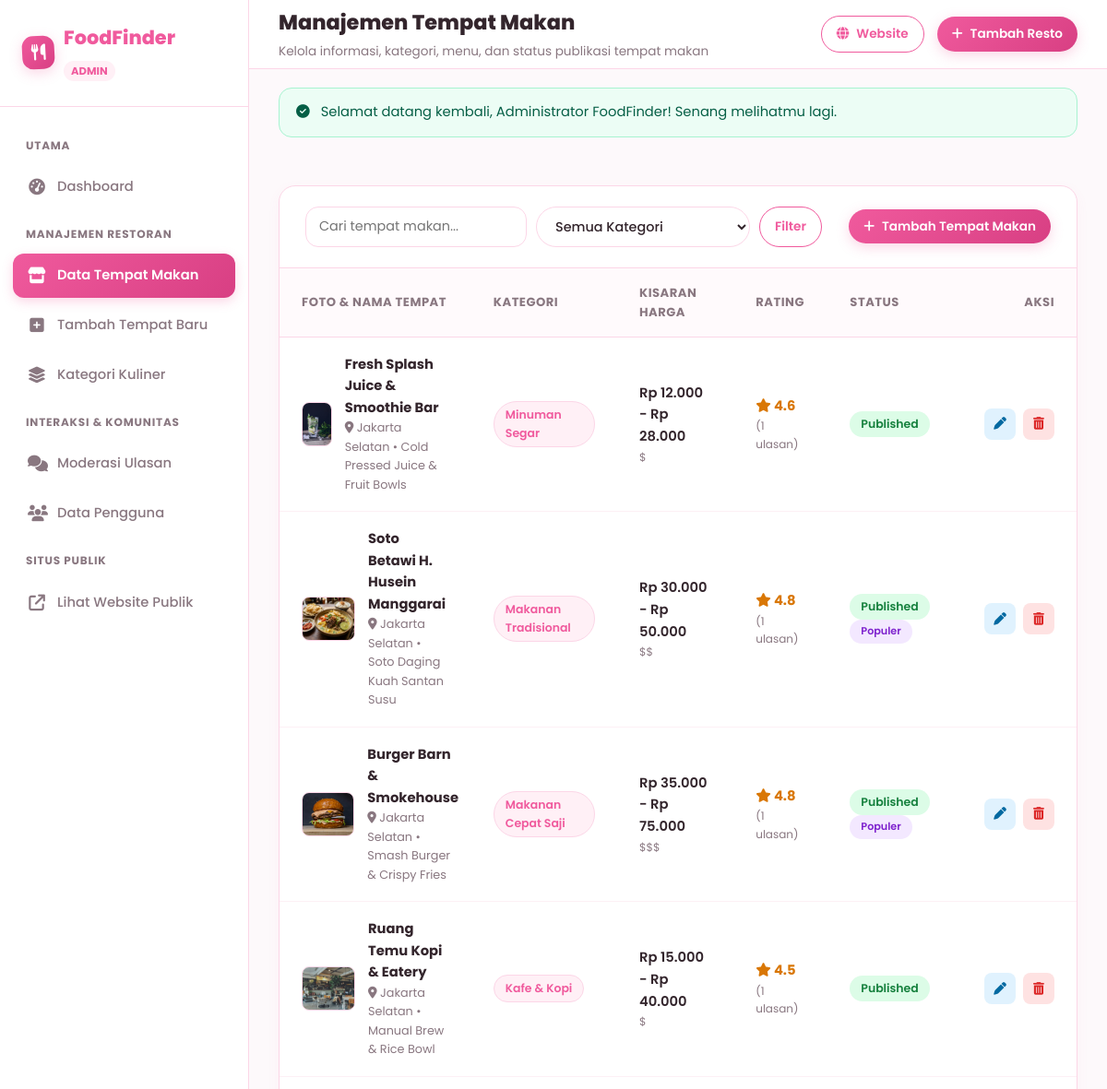
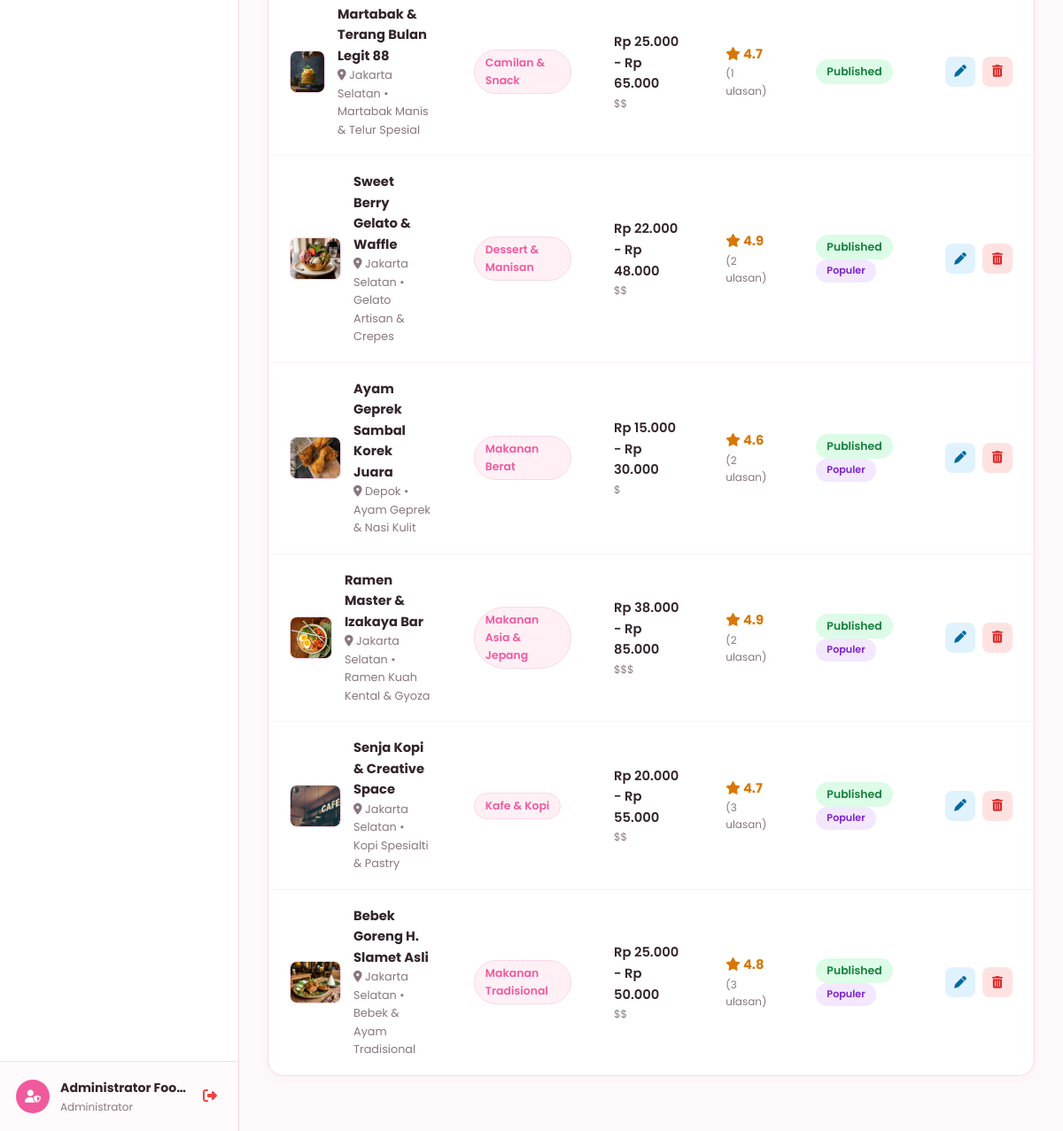
The page /admin/restaurants.php (signed in) on the database its author committed (2 pictures, top to bottom).
### tables this page shows
CREATE TABLE `restaurants` (
  `id` INT AUTO_INCREMENT PRIMARY KEY,
  `category_id` INT NOT NULL,
  `name` VARCHAR(150) NOT NULL,
  `slug` VARCHAR(150) NOT NULL UNIQUE,
  `food_type` VARCHAR(100) NOT NULL,
  `price_range` ENUM('$', '$$', '$$$', '$$$$') NOT NULL DEFAULT '$$',
  `price_min` INT NOT NULL DEFAULT 15000,
  `price_max` INT NOT NULL DEFAULT 50000,
  `rating` DECIMAL(2,1) NOT NULL DEFAULT 0.0,
  `total_reviews` INT NOT NULL DEFAULT 0,
  `address` TEXT NOT NULL,
  `city` VARCHAR(100) NOT NULL DEFAULT 'Jakarta Selatan',
  `gmaps_url` TEXT DEFAULT NULL,
  `opening_hours` VARCHAR(100) NOT NULL DEFAULT '10:00 - 22:00 WIB',
  `description` TEXT NOT NULL,
  `facilities` TEXT DEFAULT NULL,
  `atmosphere` VARCHAR(100) DEFAULT 'Santai',
  `image` VARCHAR(255) NOT NULL,
  `is_popular` TINYINT(1) NOT NULL DEFAULT 0,
  `is_recommended` TINYINT(1) NOT NULL DEFAULT 0,
  `status` ENUM('published', 'draft') NOT NULL DEFAULT 'published',
  `created_at` TIMESTAMP DEFAULT CURRENT_TIMESTAMP,
  `updated_at` TIMESTAMP DEFAULT CURRENT_TIMESTAMP ON UPDATE CURRENT_TIMESTAMP,
  CONSTRAINT `fk_restaurant_category` FOREIGN KEY (`category_id`) REFERENCES `categories` (`id`) ON DELETE RESTRICT ON UPDATE CASCADE
);

CREATE TABLE `categories` (
  `id` INT AUTO_INCREMENT PRIMARY KEY,
  `name` VARCHAR(100) NOT NULL,
  `slug` VARCHAR(100) NOT NULL UNIQUE,
  `icon` VARCHAR(100) NOT NULL DEFAULT 'fa-utensils',
  `image` VARCHAR(255) DEFAULT NULL,
  `description` TEXT DEFAULT NULL,
  `created_at` TIMESTAMP DEFAULT CURRENT_TIMESTAMP
);

### includes/functions.php (called while the page is built, shortened)
<?php
function e($value): string {
    return htmlspecialchars((string)($value ?? ''), ENT_QUOTES, 'UTF-8');
}
function format_rupiah($number): string {
    return 'Rp ' . number_format((float)$number, 0, ',', '.');
}
function get_restaurant_image(string $imageName = null): string {
    $uploadPath = __DIR__ . '/../uploads/restaurants/' . $imageName;
    if (file_exists($uploadPath)) {
        return BASE_URL . 'uploads/restaurants/' . $imageName;
    }
    return BASE_URL . 'assets/images/hero-food.jpg';
}

### admin/restaurants.php (the view, shortened to what this page needs)
<?php
require_once __DIR__ . '/auth_check.php';
$search = trim($_GET['q'] ?? '');
$sql = "
    SELECT r.*, c.name as category_name
    FROM restaurants r
    JOIN categories c ON r.category_id = c.id
    WHERE 1=1
";
$params = [];
$sql .= " ORDER BY r.id DESC";
$stmt = $pdo->prepare($sql);
$stmt->execute($params);
$restaurants = $stmt->fetchAll();
?>
<!DOCTYPE html>
<html lang="id">
<head>
  <link rel="stylesheet" href="https://cdnjs.cloudflare.com/ajax/libs/font-awesome/6.5.1/css/all.min.css">
  <link rel="stylesheet" href="<?= BASE_URL ?>assets/css/style.css">
  <link rel="stylesheet" href="<?= BASE_URL ?>assets/css/admin.css">
</head>
<body class="admin-body">
  <?php include __DIR__ . '/sidebar.php'; ?>
  <div class="admin-main">
    <?php include __DIR__ . '/topbar.php'; ?>
    <main class="admin-content">
      <div class="admin-panel">
        <div class="admin-panel-header">
          <form action="<?= BASE_URL ?>admin/restaurants.php" method="GET" style="display: flex; gap: 10px; flex-wrap: wrap;">
            <input
              type="text"
              name="q"
              value="<?= e($search) ?>"
              placeholder="Cari tempat makan..."
              class="form-control"
              style="width: 240px; padding: 8px 14px; font-size: 0.9rem;"
            >
            <select name="category" class="custom-select" style="font-size: 0.9rem;" onchange="this.form.submit()">
              <option value="0">Semua Kategori</option>
            </select>
            <button type="submit" class="btn btn-outline btn-sm">Filter</button>
          </form>
          <a href="<?= BASE_URL ?>admin/restaurant-add.php" class="btn btn-primary btn-sm">
            <i class="fas fa-plus"></i> Tambah Tempat Makan
          </a>
        </div>
        <div class="table-responsive">
          <table class="admin-table">
            <thead>
              <tr>
                <th>Foto & Nama Tempat</th>
                <th>Kategori</th>
                <th>Kisaran Harga</th>
                <th>Rating</th>
                <th>Status</th>
                <th style="text-align: right;">Aksi</th>
              </tr>
            </thead>
            <tbody>
              <?php if (count($restaurants) > 0): ?>
                <?php foreach ($restaurants as $r): ?>
                  <tr>
                    <td>
                      <div style="display: flex; align-items: center; gap: 14px;">
                        <img src="<?= get_restaurant_image($r['image']) ?>" alt="" class="table-img-thumb">
                        <div>
                          <strong>
                            <a href="<?= BASE_URL ?>restaurant-detail.php?id=<?= (int)$r['id'] ?>" target="_blank" style="color: var(--admin-text-main);">
                              <?= e($r['name']) ?>
                            </a>
                          </strong>
                          <div style="font-size: 0.8rem; color: var(--admin-text-muted);">
                            <i class="fas fa-map-marker-alt"></i> <?= e($r['city']) ?> &bull; <?= e($r['food_type']) ?>
                          </div>
                        </div>
                      </div>
                    </td>
                    <td>
                      <span class="badge badge-pink"><?= e($r['category_name']) ?></span>
                    </td>
                    <td>
                      <span style="font-weight: 600;"><?= format_rupiah($r['price_min']) ?> - <?= format_rupiah($r['price_max']) ?></span>
                      <div style="font-size: 0.75rem; color: var(--admin-text-muted);"><?= e($r['price_range']) ?></div>
                    </td>
                    <td>
                      <span style="font-weight: 700; color: #D97706;">
                        <i class="fas fa-star text-warning"></i> <?= number_format((float)$r['rating'], 1) ?>
                      </span>
                      <div style="font-size: 0.75rem; color: var(--admin-text-muted);">
                        (<?= (int)$r['total_reviews'] ?> ulasan)
                      </div>
                    </td>
                    <td>
                      <span class="badge <?= ($r['status'] === 'published') ? 'badge-status-open' : 'badge-status-closed' ?>">
                        <?= ucfirst($r['status']) ?>
                      </span>
                      <?php if ($r['is_popular']): ?>
                        <span class="badge badge-atmosphere" style="font-size: 0.7rem;">Populer</span>
                      <?php endif; ?>
                    </td>
                    <td style="text-align: right;">
                      <div class="action-btns" style="justify-content: flex-end;">
                        <a href="<?= BASE_URL ?>admin/restaurant-edit.php?id=<?= (int)$r['id'] ?>" class="btn-table-action btn-table-edit" title="Edit">
                          <i class="fas fa-pen"></i>
                        </a>
                        <button
                          type="button"
                          class="btn-table-action btn-table-delete btn-confirm-delete"
                          data-action="<?= BASE_URL ?>admin/restaurants.php"
                          data-id="<?= (int)$r['id'] ?>"
                          data-name="<?= e($r['name']) ?>"
                          title="Hapus"
                        >
                          <i class="fas fa-trash-can"></i>
                        </button>
                      </div>
                    </td>
                  </tr>
                <?php endforeach; ?>
              <?php endif; ?>
            </tbody>
          </table>
        </div>
      </div>
    </main>
  </div>
</body>
</html>

### assets/css/style.css (style rules this page uses)
:root { --pink-primary: #F05A9D; --pink-dark: #D83F83; --pink-light: #FFF0F6; --pink-subtle: #FFF7FA; --pink-border: #FCD6E7; --pink-glow: rgba(240, 90, 157, 0.25); --white: #FFFFFF; --bg-main: #FFFAFB; --bg-surface: #FFFFFF; --text-primary: #33252C; --text-secondary: #897780; --text-muted: #B3A4AC; --star-yellow: #FFB800; --success: #10B981; --danger: #EF4444; --warning: #F59E0B; --info: #3B82F6; --font-family: 'Poppins', -apple-system, BlinkMacSystemFont, 'Segoe UI', Roboto, sans-serif; --font-sub: 'Plus Jakarta Sans', sans-serif; --shadow-sm: 0 2px 8px rgba(240, 90, 157, 0.06); --shadow-md: 0 8px 24px rgba(240, 90, 157, 0.08), 0 2px 6px rgba(51, 37, 44, 0.04); --shadow-lg: 0 16px 36px rgba(240, 90, 157, 0.12), 0 4px 12px rgba(51, 37, 44, 0.05); --shadow-hover: 0 20px 40px rgba(240, 90, 157, 0.16), 0 6px 14px rgba(51, 37, 44, 0.08); --radius-sm: 8px; --radius-md: 14px; --radius-lg: 20px; --radius-xl: 28px; --radius-full: 9999px; --transition-fast: 0.2s cubic-bezier(0.4, 0, 0.2, 1); --transition-normal: 0.3s cubic-bezier(0.4, 0, 0.2, 1); }
*, *::before, *::after { box-sizing: border-box; margin: 0; padding: 0; }
html { scroll-behavior: smooth; font-size: 16px; }
body { font-family: var(--font-family); background-color: var(--bg-main); color: var(--text-primary); line-height: 1.6; min-height: 100vh; display: flex; flex-direction: column; overflow-x: hidden; -webkit-font-smoothing: antialiased; }
a { color: var(--pink-primary); text-decoration: none; transition: color var(--transition-fast); }
img { max-width: 100%; height: auto; display: block; }
button, input, select, textarea { font-family: inherit; font-size: inherit; color: inherit; }
.btn { display: inline-flex; align-items: center; justify-content: center; gap: 8px; padding: 12px 24px; border-radius: var(--radius-full); font-weight: 600; font-size: 0.95rem; border: none; cursor: pointer; transition: all var(--transition-fast); text-align: center; }
.btn-sm { padding: 8px 16px; font-size: 0.85rem; }
.btn-primary { background: linear-gradient(135deg, var(--pink-primary), var(--pink-dark)); color: var(--white) !important; box-shadow: 0 4px 14px var(--pink-glow); }
.btn-outline { background: transparent; color: var(--pink-primary); border: 1.5px solid var(--pink-primary); }
.badge { display: inline-flex; align-items: center; gap: 5px; padding: 4px 12px; font-size: 0.78rem; font-weight: 600; border-radius: var(--radius-full); }
.badge-pink { background: var(--pink-light); color: var(--pink-primary); border: 1px solid var(--pink-border); }
.badge-atmosphere { background: #F3E8FF; color: #7E22CE; }
.badge-status-open { background: #DCFCE7; color: #15803D; }
.custom-select { padding: 10px 16px; border-radius: var(--radius-full); border: 1.5px solid var(--pink-border); background: var(--white); color: var(--text-primary); font-size: 0.9rem; font-weight: 500; outline: none; cursor: pointer; transition: border-color var(--transition-fast); }
.form-control { width: 100%; padding: 13px 18px; border-radius: var(--radius-md); border: 1.5px solid var(--pink-border); background: var(--white); color: var(--text-primary); font-size: 0.95rem; outline: none; transition: all var(--transition-fast); }

### rows shown on the page
restaurants: image (picture), name "Fresh Splash Juice & Smoothie Bar", city "Jakarta Selatan", food_type "Cold Pressed Juice & Fruit Bowls", category.name "Minuman Segar", price_min "Rp 12.000", price_max "Rp 28.000", price_range "$", rating "4.6", total_reviews "1", status "Published"
restaurants: image (picture), name "Soto Betawi H. Husein Manggarai", city "Jakarta Selatan", food_type "Soto Daging Kuah Santan Susu", category.name "Makanan Tradisional", price_min "Rp 30.000", price_max "Rp 50.000", price_range "$$", rating "4.8", total_reviews "1", status "Published", is_popular "Populer"
restaurants: image (picture), name "Burger Barn & Smokehouse", city "Jakarta Selatan", food_type "Smash Burger & Crispy Fries", category.name "Makanan Cepat Saji", price_min "Rp 35.000", price_max "Rp 75.000", price_range "$$$", rating "4.8", total_reviews "1", status "Published", is_popular "Populer"
restaurants: image (picture), name "Ruang Temu Kopi & Eatery", city "Jakarta Selatan", food_type "Manual Brew & Rice Bowl", category.name "Kafe & Kopi", price_min "Rp 15.000", price_max "Rp 40.000", price_range "$", rating "4.5", total_reviews "1", status "Published"
restaurants: image (picture), name "Martabak & Terang Bulan Legit 88", city "Jakarta Selatan", food_type "Martabak Manis & Telur Spesial", category.name "Camilan & Snack", price_min "Rp 25.000", price_max "Rp 65.000", price_range "$$", rating "4.7", total_reviews "1", status "Published"
restaurants: image (picture), name "Sweet Berry Gelato & Waffle", city "Jakarta Selatan", food_type "Gelato Artisan & Crepes", category.name "Dessert & Manisan", price_min "Rp 22.000", price_max "Rp 48.000", price_range "$$", rating "4.9", total_reviews "2", status "Published", is_popular "Populer"
restaurants: image (picture), name "Ayam Geprek Sambal Korek Juara", city "Depok", food_type "Ayam Geprek & Nasi Kulit", category.name "Makanan Berat", price_min "Rp 15.000", price_max "Rp 30.000", price_range "$", rating "4.6", total_reviews "2", status "Published", is_popular "Populer"
restaurants: image (picture), name "Ramen Master & Izakaya Bar", city "Jakarta Selatan", food_type "Ramen Kuah Kental & Gyoza", category.name "Makanan Asia & Jepang", price_min "Rp 38.000", price_max "Rp 85.000", price_range "$$$", rating "4.9", total_reviews "2", status "Published", is_popular "Populer"
restaurants: image (picture), name "Senja Kopi & Creative Space", city "Jakarta Selatan", food_type "Kopi Spesialti & Pastry", category.name "Kafe & Kopi", price_min "Rp 20.000", price_max "Rp 55.000", price_range "$$", rating "4.7", total_reviews "3", status "Published", is_popular "Populer"
restaurants: image (picture), name "Bebek Goreng H. Slamet Asli", city "Jakarta Selatan", food_type "Bebek & Ayam Tradisional", category.name "Makanan Tradisional", price_min "Rp 25.000", price_max "Rp 50.000", price_range "$$", rating "4.8", total_reviews "3", status "Published", is_popular "Populer"

### other values the page prints
$adminUser['name'] "Administrator Foo…"
$pageTitle "Manajemen Tempat Makan"
$pageDesc "Kelola informasi, kategori, menu, dan status publikasi tempat makan"
$flash['message'] "Selamat datang kembali, Administrator FoodFinder! Senang melihatmu lagi."
